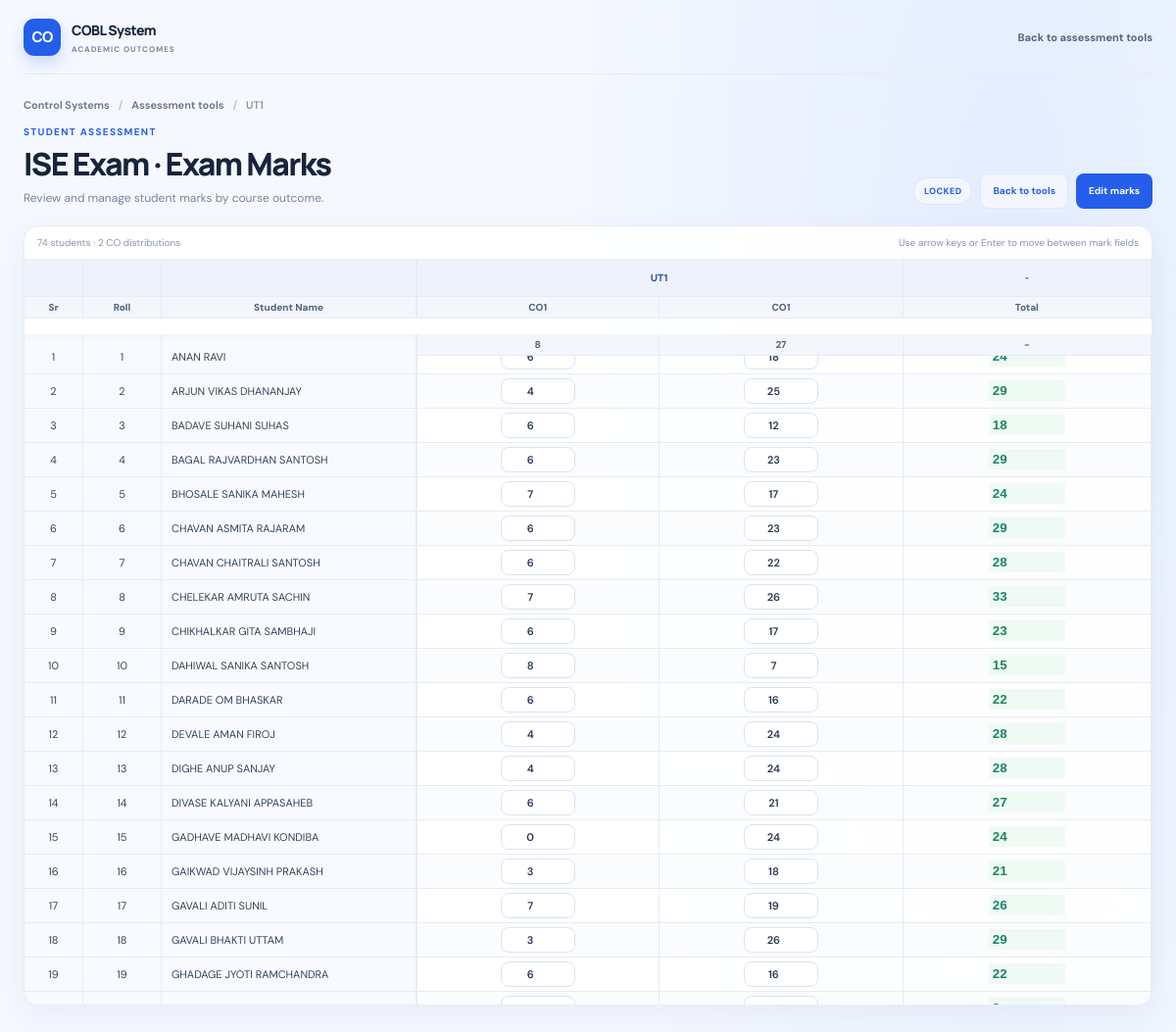
The page /exam/1/ (signed in) on the database its author committed.
### accounts/models.py (models this page shows, shortened)
class AssessmentTool(models.Model):
    course = models.ForeignKey(
        "Course",
        on_delete=models.CASCADE,
        related_name="assessment_tools"
    )
    main_tool = models.CharField(max_length=50)
    sub_tool = models.CharField(max_length=100)
    is_locked = models.BooleanField(default=False)
    created_at = models.DateTimeField(auto_now_add=True)
    class Meta:
        ordering = ["created_at"]

class Course(models.Model):
    academic_class = models.ForeignKey(
        AcademicClass,
        on_delete=models.CASCADE,
        related_name="courses"
    )
    course_code = models.CharField(max_length=20)
    course_name = models.CharField(max_length=100)
    faculty = models.ForeignKey(
        settings.AUTH_USER_MODEL,
        on_delete=models.SET_NULL,
        null=True,
        blank=True,
        limit_choices_to={"role__in": ["FACULTY", "HOD"]}
    )

class ExamDetail(models.Model):
    tool = models.ForeignKey(AssessmentTool, on_delete=models.CASCADE)
    question_no = models.CharField(max_length=20)
    co = models.ForeignKey(CourseOutcome, on_delete=models.CASCADE, null=True, blank=True)
    bl = models.CharField(max_length=5)
    marks = models.PositiveIntegerField()
    solve_any = models.IntegerField(default=0)
    class Meta:
        unique_together = ("tool", "question_no")

class CourseOutcome(models.Model):
    course = models.ForeignKey(
        "Course",   # 🔥 string reference
        on_delete=models.CASCADE,
        related_name="cos"
    )
    co_number = models.PositiveIntegerField()
    description = models.TextField()
    is_locked = models.BooleanField(default=False)
    class Meta:
        unique_together = ("course", "co_number")
        ordering = ["co_number"]

class Student(models.Model):
    roll_no = models.CharField(max_length=20)
    name = models.CharField(max_length=200)
    list_order = models.PositiveIntegerField(default=0)
    academic_class = models.ForeignKey(
        AcademicClass,
        on_delete=models.CASCADE,
        null=True,
        blank=True,
        related_name="students"
    )
    department = models.ForeignKey(
        Department,
        on_delete=models.CASCADE,
        null=True,
        blank=True
    )
    class Meta:
        unique_together = ("roll_no", "academic_class")
        ordering = ["roll_no"]

### accounts/views.py (the view, shortened to what this page needs)
@login_required
def exam_marks(request, tool_id):
    tool = get_object_or_404(AssessmentTool, id=tool_id)
    academic_class = tool.course.academic_class
    edit_mode = request.GET.get("edit") == "1"
    is_locked = not edit_mode
    students = Student.objects.filter(
        academic_class=academic_class
    ).order_by("list_order", "pk")
    exam_details = sorted(
        ExamDetail.objects.filter(tool=tool),
        key=_exam_question_sort_key
    )
    marks_records = ExamMarks.objects.filter(tool=tool)
    marks_dict = {}
    for m in marks_records:
        marks_dict.setdefault(m.student_id, {})[m.question_id] = m.marks
    student_rows = []
    skipped_fields = set(request.session.pop(f"skipped_exam_marks_{tool.id}", [])) if hasattr(request, "session") else set()
    for student in students:
        row_marks = []
        total = 0
        effective_question_ids = _effective_exam_detail_ids(
            exam_details,
            marks_dict.get(student.id, {})
        )
        for q in exam_details:
            mark = marks_dict.get(student.id, {}).get(q.id)
            if mark is None:
                display_mark = ""
            else:
                display_mark = mark
                if q.id in effective_question_ids:
                    total += mark
            row_marks.append({
                "q_id": q.id,
                "mark": display_mark,
                "max_marks": q.marks,
                "is_skipped": f"marks_{student.id}_{q.id}" in skipped_fields,
            })
        student_rows.append({
            "student": student,
            "marks": row_marks,
            "total": total
        })
    return render(
        request,
        "Marks/exam_marks.html",
        {
            "tool": tool,
            "exam_details": exam_details,
            "student_rows": student_rows,
            "is_locked": is_locked,
        }
    )

### accounts/views.py (called while the page is built)
def _exam_question_sort_key(item):
    match = re.match(r"Q(\d+)(?:\.([A-Za-z]+))?$", item.question_no or "")
    if not match:
        return (9999, item.question_no or "")
    main_no = int(match.group(1))
    sub_part = match.group(2) or ""
    return (main_no, sub_part.lower())

def _exam_main_no(question_no):
    match = re.match(r"Q(\d+)", question_no or "")
    return int(match.group(1)) if match else 0

### accounts/templates/Marks/exam_marks.html (shortened to what this page needs)
{% load custom_filters %}
<!DOCTYPE html>
<html lang="en">
<head>
</head>
<body>
    <main class="page-shell">
        <header class="topbar">
            <a class="brand" href="{% url 'view_course' tool.course.id %}" aria-label="COBL course dashboard">
                <span class="brand-mark" aria-hidden="true">CO</span>
                <span>
                    <span class="brand-name">COBL System</span>
                    <span class="brand-caption">Academic outcomes</span>
                </span>
            </a>
            <a class="back-link" href="{% url 'assessment_tool_page' tool.course.id %}">Back to assessment tools</a>
        </header>
        <div class="page-content">
            <nav class="breadcrumb" aria-label="Breadcrumb">
                <a href="{% url 'view_course' tool.course.id %}">{{ tool.course.course_name }}</a>
                <span class="breadcrumb-separator" aria-hidden="true">/</span>
                <a href="{% url 'assessment_tool_page' tool.course.id %}">Assessment tools</a>
                <span class="breadcrumb-separator" aria-hidden="true">/</span>
                <span>{{ tool.sub_tool }}</span>
            </nav>
            <section class="page-heading" aria-labelledby="page-title">
                <div>
                    <p class="eyebrow">Student assessment</p>
                    <h1 id="page-title">{{ tool.main_tool }} · Exam Marks</h1>
                    <p class="page-description">Review and manage student marks by course outcome.</p>
                </div>
                <div class="top-actions">
                    <span class="locked-badge {% if not is_locked %}editing{% endif %}">
                        {% if is_locked %}LOCKED{% else %}EDIT MODE{% endif %}
                    </span>
                    <a class="btn btn-tools" href="{% url 'assessment_tool_page' tool.course.id %}">Back to tools</a>
                    {% if is_locked %}
                    <form method="POST">
                        <button class="btn btn-edit" name="edit_mode">Edit marks</button>
                    </form>
                    {% endif %}
                </div>
            </section>
            <form method="POST" id="marksForm">
                <section class="card" aria-label="Student examination marks">
                    <div class="table-caption">
                        <span>{{ student_rows|length }} students · {{ exam_details|length }} CO distributions</span>
                        <span><span class="scroll-hint">Swipe horizontally to see all CO columns · </span>Use arrow keys or Enter to move between mark fields</span>
                    </div>
                    <div class="table-wrap" role="region" aria-label="Student exam marks table" tabindex="0">
                        <table>
                <thead>
                    <tr>
                        <th class="sticky-col sr"></th>
                        <th class="sticky-col roll"></th>
                        <th class="sticky-col name"></th>
                        {% if exam_details %}
                        <th colspan="{{ exam_details|length }}">{{ tool.sub_tool|default:tool.main_tool }}</th>
                        {% else %}
                        <th></th>
                        {% endif %}
                        <th>-</th>
                    </tr>
                    <tr>
                        <th class="sticky-col sr">Sr</th>
                        <th class="sticky-col roll">Roll</th>
                        <th class="sticky-col name">Student Name</th>
                        {% for q in exam_details %}
                        <th>{% if q.co %}CO{{ q.co.co_number }}{% else %}No CO{% endif %}</th>
                        {% endfor %}
                        <th>Total</th>
                    </tr>
                    <tr>
                        <th class="sticky-col name">Max Marks</th>
                        {% for q in exam_details %}
                        <th>{{ q.marks }}</th>
                        {% endfor %}
                        <th>-</th>
                    </tr>
                </thead>
                <tbody>
                    {% for row in student_rows %}
                    <tr>
                        <td class="sticky-col sr">{{ forloop.counter }}</td>
                        <td class="sticky-col roll">{{ row.student.roll_no }}</td>
                        <td class="sticky-col name" style="text-align:left" title="{{ row.student.name }}">
                            <span class="student-name-text">{{ row.student.name }}</span>
                        </td>
                        {% for item in row.marks %}
                        <td>
                            <input type="number" class="mark-input {% if item.is_skipped %}invalid-mark{% endif %}" name="marks_{{ row.student.id }}_{{ item.q_id }}"
                                data-row="{{ forloop.parentloop.counter0 }}" data-col="{{ forloop.counter0 }}" min="0"
                                max="{{ item.max_marks }}"
                                value="{{ item.mark }}" {% if is_locked %}readonly{% endif %}>
                        </td>
                        {% endfor %}
                        <td>
                            <input class="total-input total-cell" value="{{ row.total }}" readonly>
                        </td>
                    </tr>
                    {% empty %}
                    <tr>
                        <td colspan="{{ exam_details|length|add:4 }}">
                            <div class="empty-state">No students are assigned to this class.</div>
                        </td>
                    </tr>
                    {% endfor %}
                </tbody>
            </table>
                </div>
            </section>
            </form>
        </div>
    </main>
</body>
</html>

### rows shown on the page
AssessmentTool: course.course_name "Control Systems", sub_tool "UT1", main_tool "ISE Exam"
ExamDetail: co.co_number "1", marks "8"
ExamDetail: co.co_number "1", marks "27"
Student: student.roll_no "1", student.name "ANAN RAVI", mark "6" "18", total "24"
Student: student.roll_no "2", student.name "ARJUN VIKAS DHANANJAY", mark "4" "25", total "29"
Student: student.roll_no "3", student.name "BADAVE SUHANI SUHAS", mark "6" "12", total "18"
Student: student.roll_no "4", student.name "BAGAL RAJVARDHAN SANTOSH", mark "6" "23", total "29"
Student: student.roll_no "5", student.name "BHOSALE SANIKA MAHESH", mark "7" "17", total "24"
Student: student.roll_no "6", student.name "CHAVAN ASMITA RAJARAM", mark "6" "23", total "29"
Student: student.roll_no "7", student.name "CHAVAN CHAITRALI SANTOSH", mark "22", total "28"
Student: student.roll_no "8", student.name "CHELEKAR AMRUTA SACHIN", mark "26", total "33"
Student: student.roll_no "9", student.name "CHIKHALKAR GITA SAMBHAJI", mark "6" "17", total "23"
Student: student.roll_no "10", student.name "DAHIWAL SANIKA SANTOSH", max_marks "8" "7", total "15"
Student: student.roll_no "11", student.name "DARADE OM BHASKAR", mark "6" "16", total "22"
Student: student.roll_no "12", student.name "DEVALE AMAN FIROJ", mark "4" "24", total "28"
Student: student.roll_no "13", student.name "DIGHE ANUP SANJAY", mark "4" "24", total "28"
Student: student.roll_no "14", student.name "DIVASE KALYANI APPASAHEB", mark "6" "21", total "27"
Student: student.roll_no "15", student.name "GADHAVE MADHAVI KONDIBA", mark "24", total "24"
Student: student.roll_no "16", student.name "GAIKWAD VIJAYSINH PRAKASH", mark "3" "18", total "21"
Student: student.roll_no "17", student.name "GAVALI ADITI SUNIL", mark "7" "19", total "26"
Student: student.roll_no "18", student.name "GAVALI BHAKTI UTTAM", mark "3" "26", total "29"
Student: student.roll_no "19", student.name "GHADAGE JYOTI RAMCHANDRA", mark "6" "16", total "22"
Student: mark "6" "2", total "8"

### other values the page prints
{{ student_rows|length }} "74"
{{ exam_details|length }} "2"
